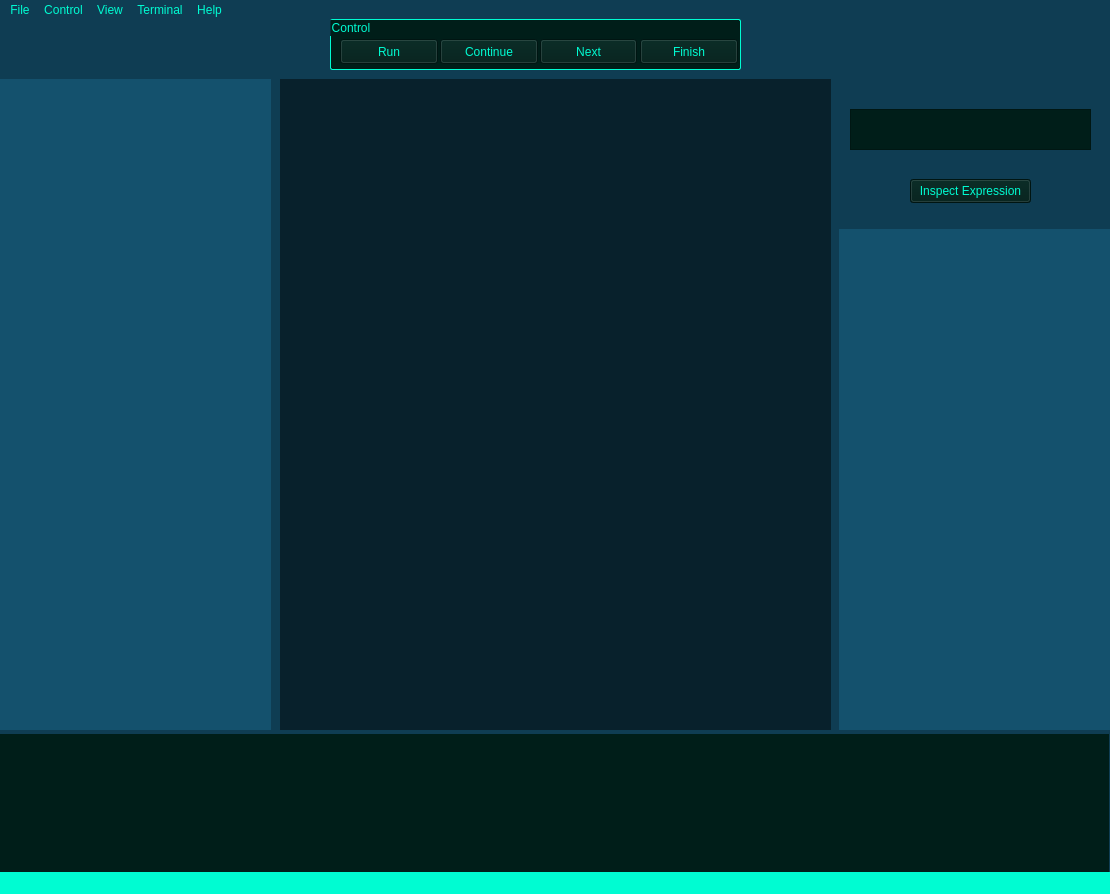
<?xml version="1.0" encoding="UTF-8"?>
<ui version="4.0">
 <class>MainWindow</class>
 <widget class="QMainWindow" name="MainWindow">
  <property name="geometry">
   <rect>
    <x>0</x>
    <y>0</y>
    <width>1110</width>
    <height>894</height>
   </rect>
  </property>
  <property name="windowTitle">
   <string>MainWindow</string>
  </property>
  <property name="styleSheet">
   <string notr="true">background-color:rgb(15, 61, 83);
</string>
  </property>
  <widget class="QWidget" name="centralwidget">
   <property name="styleSheet">
    <string notr="true">QGroupBox {
	background-color:rgb(15, 61, 83);
	border-width: 1px;
	border-style: solid;
	border-radius: 2px;
	border-color:rgb(0, 252, 210);
}

QScrollArea {
	border-style: none;
}

QPushButton {

}</string>
   </property>
   <widget class="QWidget" name="verticalLayoutWidget">
    <property name="geometry">
     <rect>
      <x>0</x>
      <y>60</y>
      <width>271</width>
      <height>651</height>
     </rect>
    </property>
    <layout class="QVBoxLayout" name="verticalLayout">
     <item>
      <widget class="QScrollArea" name="scrollArea">
       <property name="styleSheet">
        <string notr="true">background-color:rgb(20, 81, 109);
color:rgb(0, 252, 210);</string>
       </property>
       <property name="widgetResizable">
        <bool>true</bool>
       </property>
       <widget class="QWidget" name="scrollAreaWidgetContents">
        <property name="geometry">
         <rect>
          <x>0</x>
          <y>0</y>
          <width>269</width>
          <height>649</height>
         </rect>
        </property>
       </widget>
      </widget>
     </item>
    </layout>
   </widget>
   <widget class="QWidget" name="verticalLayoutWidget_2">
    <property name="geometry">
     <rect>
      <x>280</x>
      <y>60</y>
      <width>551</width>
      <height>651</height>
     </rect>
    </property>
    <layout class="QVBoxLayout" name="verticalLayout_2">
     <item>
      <widget class="QScrollArea" name="scrollArea_2">
       <property name="styleSheet">
        <string notr="true">background-color:rgb(8, 33, 44);
color:rgb(0, 252, 210);</string>
       </property>
       <property name="widgetResizable">
        <bool>true</bool>
       </property>
       <widget class="QWidget" name="scrollAreaWidgetContents_2">
        <property name="geometry">
         <rect>
          <x>0</x>
          <y>0</y>
          <width>549</width>
          <height>649</height>
         </rect>
        </property>
       </widget>
      </widget>
     </item>
    </layout>
   </widget>
   <widget class="QWidget" name="verticalLayoutWidget_3">
    <property name="geometry">
     <rect>
      <x>839</x>
      <y>210</y>
      <width>271</width>
      <height>501</height>
     </rect>
    </property>
    <layout class="QVBoxLayout" name="verticalLayout_3">
     <item>
      <widget class="QScrollArea" name="scrollArea_3">
       <property name="styleSheet">
        <string notr="true">background-color:rgb(20, 81, 109);
color:rgb(0, 252, 210);</string>
       </property>
       <property name="widgetResizable">
        <bool>true</bool>
       </property>
       <widget class="QWidget" name="scrollAreaWidgetContents_3">
        <property name="geometry">
         <rect>
          <x>0</x>
          <y>0</y>
          <width>269</width>
          <height>499</height>
         </rect>
        </property>
       </widget>
      </widget>
     </item>
    </layout>
   </widget>
   <widget class="QTextEdit" name="textEdit">
    <property name="geometry">
     <rect>
      <x>850</x>
      <y>90</y>
      <width>241</width>
      <height>41</height>
     </rect>
    </property>
    <property name="styleSheet">
     <string notr="true">background-color:rgb(0, 30, 25);
color:rgb(0, 252, 210);
font-size:20px;</string>
    </property>
   </widget>
   <widget class="QPushButton" name="pushButton">
    <property name="geometry">
     <rect>
      <x>910</x>
      <y>160</y>
      <width>121</width>
      <height>24</height>
     </rect>
    </property>
    <property name="styleSheet">
     <string notr="true">background-color:rgb(0, 30, 25);
color:rgb(0, 252, 210);</string>
    </property>
    <property name="text">
     <string>Inspect Expression</string>
    </property>
   </widget>
   <widget class="QLabel" name="label">
    <property name="geometry">
     <rect>
      <x>-2</x>
      <y>715</y>
      <width>1111</width>
      <height>141</height>
     </rect>
    </property>
    <property name="styleSheet">
     <string notr="true">background-color:rgb(0, 30, 25)</string>
    </property>
    <property name="text">
     <string/>
    </property>
   </widget>
   <widget class="QGroupBox" name="groupBox">
    <property name="geometry">
     <rect>
      <x>330</x>
      <y>0</y>
      <width>411</width>
      <height>51</height>
     </rect>
    </property>
    <property name="styleSheet">
     <string notr="true">background-color:rgb(0, 30, 25);
color:rgb(0, 252, 210);</string>
    </property>
    <property name="title">
     <string>Control</string>
    </property>
    <widget class="QPushButton" name="pushButton_2">
     <property name="geometry">
      <rect>
       <x>10</x>
       <y>20</y>
       <width>98</width>
       <height>25</height>
      </rect>
     </property>
     <property name="text">
      <string>Run</string>
     </property>
    </widget>
    <widget class="QPushButton" name="pushButton_3">
     <property name="geometry">
      <rect>
       <x>210</x>
       <y>20</y>
       <width>97</width>
       <height>25</height>
      </rect>
     </property>
     <property name="text">
      <string>Next</string>
     </property>
    </widget>
    <widget class="QPushButton" name="pushButton_4">
     <property name="geometry">
      <rect>
       <x>110</x>
       <y>20</y>
       <width>98</width>
       <height>25</height>
      </rect>
     </property>
     <property name="text">
      <string>Continue</string>
     </property>
    </widget>
    <widget class="QPushButton" name="pushButton_5">
     <property name="geometry">
      <rect>
       <x>310</x>
       <y>20</y>
       <width>98</width>
       <height>25</height>
      </rect>
     </property>
     <property name="text">
      <string>Finish</string>
     </property>
    </widget>
   </widget>
  </widget>
  <widget class="QMenuBar" name="menubar">
   <property name="geometry">
    <rect>
     <x>0</x>
     <y>0</y>
     <width>1110</width>
     <height>19</height>
    </rect>
   </property>
   <property name="styleSheet">
    <string notr="true">QMenuBar::item {
	background-color:rgb(15, 61, 83);
	color:rgb(0, 252, 210);
}

QMenuBar::item:hover {
	background-color:rgb(0, 132, 110);
	color:rgb(0, 90, 75);
}

QMenuBar::item:selected {
	background-color:rgb(0, 132, 110);
	color:rgb(0, 90, 75);
}</string>
   </property>
   <widget class="QMenu" name="menuFile">
    <property name="styleSheet">
     <string notr="true">QMenu::item {
	background-color:rgb(15, 61, 83);
	color:rgb(0, 252, 210);
}

QMenu::item:hover {
	background-color:rgb(0, 132, 110);
	color:rgb(0, 90, 75);
}

QMenu::item:selected {
	background-color:rgb(0, 132, 110);
	color:rgb(0, 90, 75);
}</string>
    </property>
    <property name="title">
     <string>File</string>
    </property>
    <addaction name="actionNew"/>
    <addaction name="actionLoad"/>
    <addaction name="actionSave"/>
    <addaction name="actionBuild"/>
   </widget>
   <widget class="QMenu" name="menuControl">
    <property name="styleSheet">
     <string notr="true">QMenu::item {
	background-color:rgb(15, 61, 83);
	color:rgb(0, 252, 210);
}

QMenu::item:hover {
	background-color:rgb(0, 132, 110);
	color:rgb(0, 90, 75);
}

QMenu::item:selected {
	background-color:rgb(0, 132, 110);
	color:rgb(0, 90, 75);
}</string>
    </property>
    <property name="title">
     <string>Control</string>
    </property>
    <addaction name="actionRun_R"/>
    <addaction name="actionContinue_A"/>
    <addaction name="actionNext_N"/>
    <addaction name="actionFinish_F"/>
   </widget>
   <widget class="QMenu" name="menuView">
    <property name="styleSheet">
     <string notr="true">QMenu::item {
	background-color:rgb(15, 61, 83);
	color:rgb(0, 252, 210);
}

QMenu::item:hover {
	background-color:rgb(0, 132, 110);
	color:rgb(0, 90, 75);
}

QMenu::item:selected {
	background-color:rgb(0, 132, 110);
	color:rgb(0, 90, 75);
}</string>
    </property>
    <property name="title">
     <string>View</string>
    </property>
    <addaction name="actionAssembly_Code"/>
    <addaction name="actionRegisters_List"/>
   </widget>
   <widget class="QMenu" name="menuTerminal">
    <property name="styleSheet">
     <string notr="true">QMenu::item {
	background-color:rgb(15, 61, 83);
	color:rgb(0, 252, 210);
}

QMenu::item:hover {
	background-color:rgb(0, 132, 110);
	color:rgb(0, 90, 75);
}

QMenu::item:selected {
	background-color:rgb(0, 132, 110);
	color:rgb(0, 90, 75);
}</string>
    </property>
    <property name="title">
     <string>Terminal</string>
    </property>
    <addaction name="actionNew_Terminal"/>
   </widget>
   <widget class="QMenu" name="menuHelp">
    <property name="styleSheet">
     <string notr="true">QMenu::item {
	background-color:rgb(15, 61, 83);
	color:rgb(0, 252, 210);
}

QMenu::item:hover {
	background-color:rgb(0, 132, 110);
	color:rgb(0, 90, 75);
}

QMenu::item:selected {
	background-color:rgb(0, 132, 110);
	color:rgb(0, 90, 75);
}</string>
    </property>
    <property name="title">
     <string>Help</string>
    </property>
    <addaction name="actionCommands"/>
    <addaction name="actionControls"/>
    <addaction name="actionAbout"/>
    <addaction name="actionDocumentation"/>
   </widget>
   <addaction name="menuFile"/>
   <addaction name="menuControl"/>
   <addaction name="menuView"/>
   <addaction name="menuTerminal"/>
   <addaction name="menuHelp"/>
  </widget>
  <widget class="QStatusBar" name="statusbar">
   <property name="styleSheet">
    <string notr="true">background-color:rgb(0, 252, 210)</string>
   </property>
  </widget>
  <action name="actionNew">
   <property name="text">
    <string>New                      </string>
   </property>
  </action>
  <action name="actionLoad">
   <property name="text">
    <string>Load                      </string>
   </property>
  </action>
  <action name="actionSave">
   <property name="text">
    <string>Save                      </string>
   </property>
  </action>
  <action name="actionBuild">
   <property name="text">
    <string>Build                     </string>
   </property>
  </action>
  <action name="actionRun_R">
   <property name="text">
    <string>Run (R)                             </string>
   </property>
  </action>
  <action name="actionContinue_A">
   <property name="text">
    <string>Continue (SPACE BAR)  </string>
   </property>
  </action>
  <action name="actionNext_N">
   <property name="text">
    <string>Next (N)                           </string>
   </property>
  </action>
  <action name="actionFinish_F">
   <property name="text">
    <string>Finish (F)                          </string>
   </property>
  </action>
  <action name="actionAssembly_Code">
   <property name="text">
    <string>Assembly Code </string>
   </property>
  </action>
  <action name="actionRegisters_List">
   <property name="text">
    <string>Registers List      </string>
   </property>
  </action>
  <action name="actionNew_Terminal">
   <property name="text">
    <string>New Terminal  </string>
   </property>
  </action>
  <action name="actionCommands">
   <property name="text">
    <string>Commands          </string>
   </property>
  </action>
  <action name="actionControls">
   <property name="text">
    <string>Controls                </string>
   </property>
  </action>
  <action name="actionAbout">
   <property name="text">
    <string>About                    </string>
   </property>
  </action>
  <action name="actionDocumentation">
   <property name="text">
    <string>Documentation    </string>
   </property>
  </action>
 </widget>
 <resources/>
 <connections/>
</ui>
